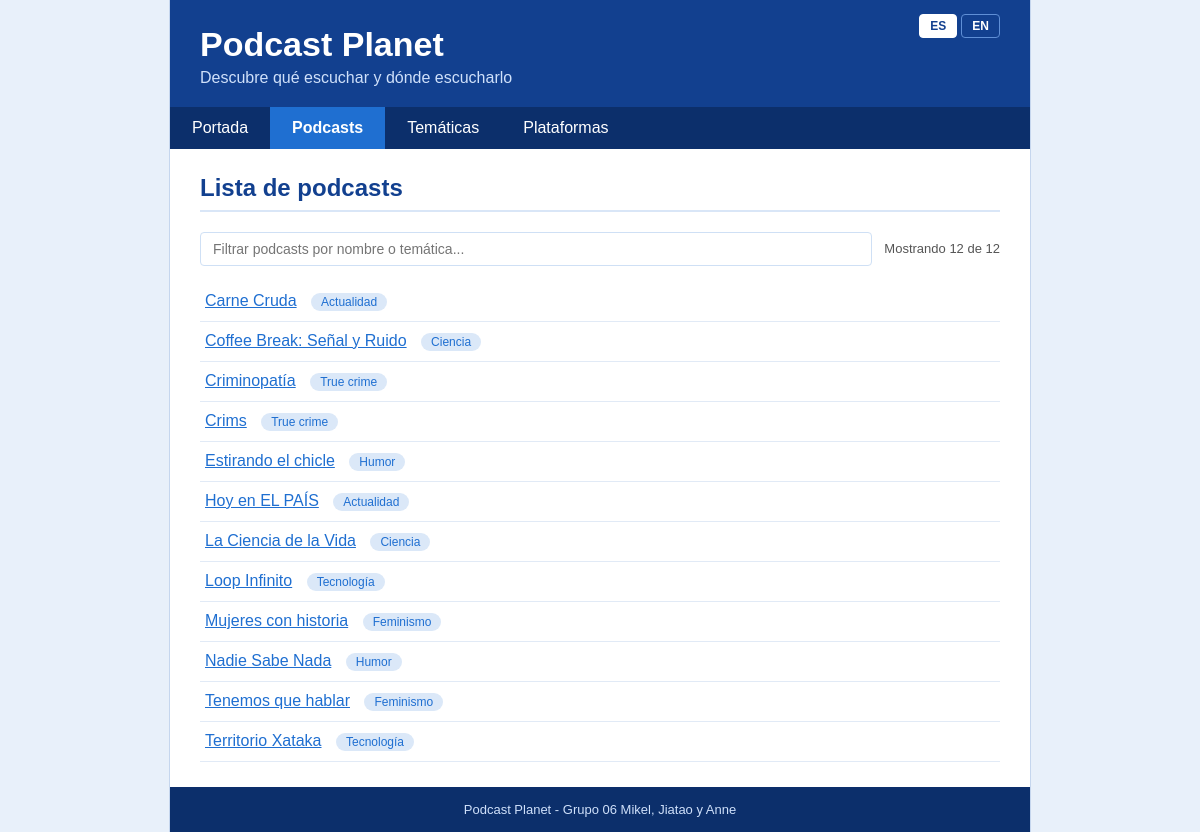
Screenshot of /es/podcasts/ with the database file from the repository.
### apppodcasts/models.py (models this page shows, shortened)
class Podcast(models.Model):
    tematica = models.ForeignKey(Tematica, on_delete=models.CASCADE)
    plataformas = models.ManyToManyField(Plataforma)
    nombre = models.CharField(max_length=80)
    descripcion = models.TextField()
    descripcion_en = models.TextField(blank=True, default='')
    fecha = models.DateField()

class Tematica(models.Model):
    nombre = models.CharField(max_length=50)
    descripcion = models.TextField()
    nombre_en = models.CharField(max_length=50, blank=True, default='')
    descripcion_en = models.TextField(blank=True, default='')
    @property
    def nombre_t(self):
        return _segun_idioma(self.nombre, self.nombre_en)

### apppodcasts/views.py (the view)
# urls.py: path('podcasts/', PodcastListView.as_view(), name='podcasts'),
class PodcastListView(ListView):
    model = Podcast
    queryset = Podcast.objects.select_related('tematica').order_by('nombre')
    template_name = 'podcasts.html'
    context_object_name = 'podcasts'

### apppodcasts/models.py (called while the page is built)
def _segun_idioma(texto_es, texto_en):
    if (get_language() or '').startswith('en') and texto_en:
        return texto_en
    return texto_es

### apppodcasts/templates/podcasts.html (shortened to what this page needs)
{% extends "base.html" %}
{% load i18n %}
{% block contenido %}
<h2>{% trans "Lista de podcasts" %}</h2>
{% if podcasts %}
    <div class="barra-filtro">
        <input type="search" id="buscador-podcasts" placeholder="{% trans 'Filtrar podcasts por nombre o temática...' %}" autocomplete="off">
        <span id="contador-podcasts" class="contador-filtro">{% blocktrans with visibles=podcasts|length total=podcasts|length %}Mostrando {{ visibles }} de {{ total }}{% endblocktrans %}</span>
    </div>
    <ul id="lista-podcasts" class="lista">
    {% for p in podcasts %}
        <li>
            <a href="{% url 'podcast' p.id %}">{{ p.nombre }}</a>
            <span class="etiqueta"><a href="{% url 'tematica' p.tematica.id %}">{{ p.tematica.nombre_t }}</a></span>
        </li>
    {% endfor %}
    </ul>
{% else %}
    <p>{% trans "No hay podcasts creados." %}</p>
{% endif %}
{% endblock %}

### apppodcasts/static/css/estilos.css (style rules this page uses)
:root { --azul-fondo: #e8f0fa; --azul-claro: #f3f8fe; --azul-borde: #cfe0f5; --azul-suave: #dbe8f8; --azul-medio: #1f6fd1; --azul-oscuro: #12408f; --azul-noche: #0c2f6b; --pl: #1f6fd1; --pl-texto: #ffffff; }
body { margin: 0; font-family: Verdana, Arial, sans-serif; background-color: var(--azul-fondo); color: #333333; }
a { color: var(--azul-medio); }
h2 { margin-top: 0; padding-bottom: 8px; color: var(--azul-oscuro); border-bottom: 2px solid #d9e6f7; }
.etiqueta { display: inline-block; padding: 2px 10px; background-color: var(--azul-suave); border-radius: 10px; font-size: 12px; }
.etiqueta a { text-decoration: none; }
.lista { margin: 0; padding: 0; list-style: none; }
.lista li { padding: 10px 5px; border-bottom: 1px solid #e1eaf6; }
.lista .etiqueta { margin-left: 10px; }
.barra-filtro { display: flex; flex-wrap: wrap; align-items: center; gap: 12px; margin-bottom: 16px; }
.barra-filtro input[type="search"] { flex: 1; min-width: 220px; padding: 8px 12px; font-family: inherit; font-size: 14px; border: 1px solid var(--azul-borde); border-radius: 4px; }
.contador-filtro { font-size: 13px; color: #555555; }

### rows the page displays
Podcast: nombre "Carne Cruda", tematica.nombre_t "Actualidad"
Podcast: nombre "Coffee Break: Señal y Ruido", tematica.nombre_t "Ciencia"
Podcast: nombre "Criminopatía", tematica.nombre_t "True crime"
Podcast: nombre "Crims", tematica.nombre_t "True crime"
Podcast: nombre "Estirando el chicle", tematica.nombre_t "Humor"
Podcast: nombre "Hoy en EL PAÍS", tematica.nombre_t "Actualidad"
Podcast: nombre "La Ciencia de la Vida", tematica.nombre_t "Ciencia"
Podcast: nombre "Loop Infinito", tematica.nombre_t "Tecnología"
Podcast: nombre "Mujeres con historia", tematica.nombre_t "Feminismo"
Podcast: nombre "Nadie Sabe Nada", tematica.nombre_t "Humor"
Podcast: nombre "Tenemos que hablar", tematica.nombre_t "Feminismo"
Podcast: nombre "Territorio Xataka", tematica.nombre_t "Tecnología"

### other values shown
{{ codigo|upper }} "ES" "EN"
